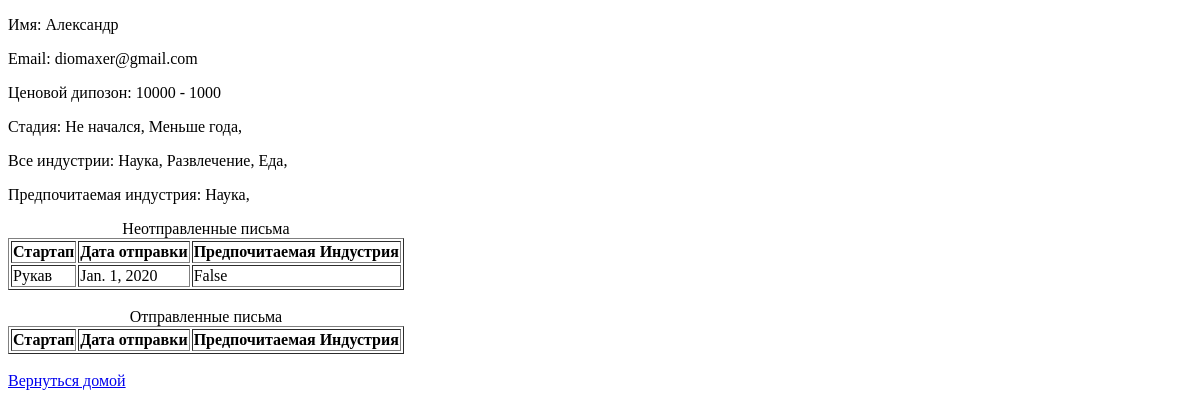
Page /all_investors/1/ on the earlier database version.
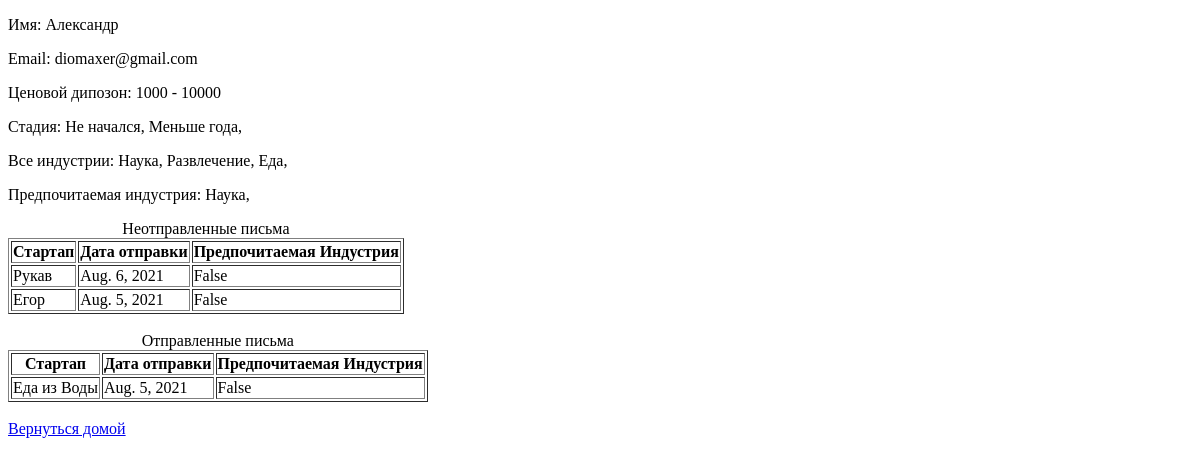
Same page on the later database version.
### matching/models.py (models this page shows, shortened)
class Investor(models.Model):
    name = models.CharField(max_length=255)
    email = models.EmailField(max_length=255, unique=True)
    low_price = models.IntegerField(blank=True, null=True)
    high_price = models.IntegerField(blank=True, null=True)
    stage = models.ManyToManyField(StartDate)
    industry_prefer = models.ManyToManyField(Industry, related_name='prefer')
    industry = models.ManyToManyField(Industry, related_name='all_industry')
    class Meta:
        verbose_name = 'Инвестор'
        verbose_name_plural = 'Инвесторы'

class StartDate(models.Model):
    name = models.CharField(max_length=255)
    class Meta:
        verbose_name = 'Начало стартапа'
        verbose_name_plural = 'Начало стартапа'

class Industry(models.Model):
    name = models.CharField(max_length=255)
    class Meta:
        verbose_name = 'Отрасль'
        verbose_name_plural = 'Отрасли'

class Mail(models.Model):
    destination = models.ForeignKey(Investor, on_delete=models.CASCADE)
    start_up = models.ForeignKey(StartUP, on_delete=models.CASCADE)
    sent = models.BooleanField(default=False)
    sent_date = models.DateField(auto_now=False, auto_now_add=False)
    industry_prefer = models.BooleanField(default=False)
    class Meta:
        verbose_name = 'Письмо'
        verbose_name_plural = 'Письма'

class StartUP(models.Model):
    title = models.CharField(max_length=255)
    price = models.IntegerField()
    industry = models.ForeignKey(Industry, on_delete=models.CASCADE)
    stage = models.ForeignKey(StartDate, on_delete=models.CASCADE, default=1)
    info = models.TextField()
    def __str__(self):
        return self.title
    class Meta:
        verbose_name = 'Стартап'
        verbose_name_plural = 'Стартапы'

### matching/views.py (the view)
# urls.py: path('all_investors/<int:id>/', all_investors_detail_view, name='all_investors_detail'),
def all_investors_detail_view(request, id):
    obj = get_object_or_404(Investor, id=id)
    mail = Mail.objects.filter(destination=obj.id)
    context = {
        'obj': obj,
        'mail': mail,
    }
    return render(request, 'investor/investor_detail.html', context)

### templates/investor/investor_detail.html (shortened to what this page needs)
<!DOCTYPE html>
<html lang="en">
<head>
</head>
<body>
{% block content %}
<p>Имя: {{ obj.name }}</p>
<p>Email: {{ obj.email }}</p>
<p>Ценовой дипозон: {{ obj.low_price }} - {{ obj.high_price }}</p>
<p>Стадия: {% for stage in obj.stage.all %}
    {{ stage.name }},
    {% endfor %}</p>
<p>Все индустрии: {% for industry in obj.industry.all %}
    {{ industry.name }},
    {% endfor %}</p>
<p>Предпочитаемая индустрия:     {% for industry_prefer in obj.industry_prefer.all %}
    {{ industry_prefer.name }},
    {% endfor %}</p>
{% endblock %}
{% block mail %}
<table border="1px">
    <caption>Неотправленные письма</caption>
    <tr><th>Стартап</th><th>Дата отправки</th><th>Предпочитаемая Индустрия</th></tr>
        {% for letter in mail %}
            {% if letter.sent != True %}
            <tr><td>{{ letter.start_up }}</td><td>{{ letter.sent_date }}</td><td>{{ letter.industry_prefer }}</td></tr>
        {% endif %}
    {% endfor %}
</table>
<br>
<table border="1px">
    <caption>Отправленные письма</caption>
    <tr><th>Стартап</th><th>Дата отправки</th><th>Предпочитаемая Индустрия</th></tr>
    {% for letter in mail %}
        {% if letter.sent == True %}
        <tr><td>{{ letter.start_up }}</td><td>{{ letter.sent_date }}</td><td>{{ letter.industry_prefer }}</td></tr>
        {% endif %}
    {% endfor %}
</table>
{% endblock %}
<br>
<a class="link" href="{% url 'start_page' %}">Вернуться домой</a>
</body>
</html>

Differences in the rows shown:
changed Investor "Александр": low_price "10000" → "1000"; high_price "1000" → "10000"
changed Mail "Рукав": sent_date "Jan. 1, 2020" → "Aug. 6, 2021"
added Mail: start_up "Егор", sent_date "Aug. 5, 2021", industry_prefer "False", shown under "Неотправленные письма"
added Mail: start_up "Еда из Воды", sent_date "Aug. 5, 2021", industry_prefer "False", shown under "Отправленные письма"
